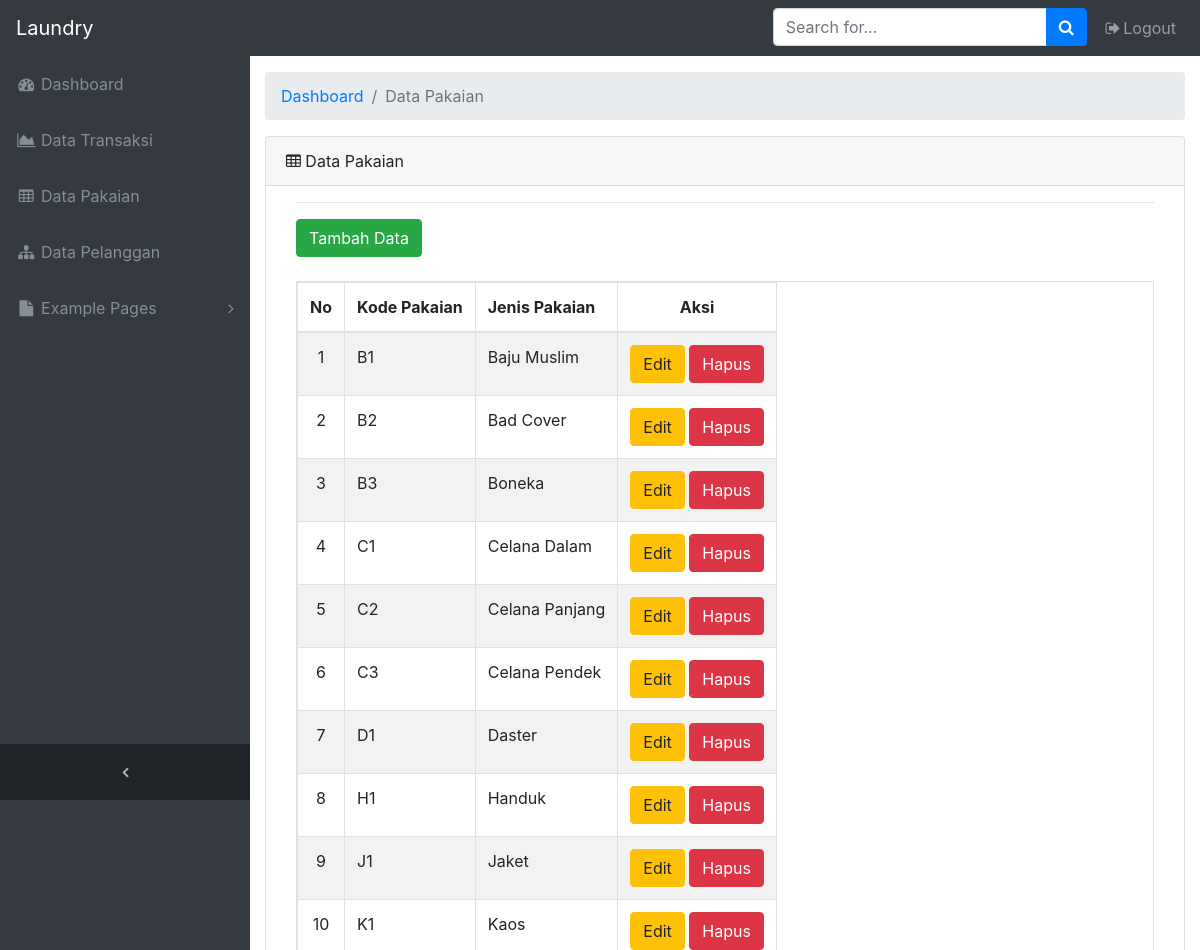
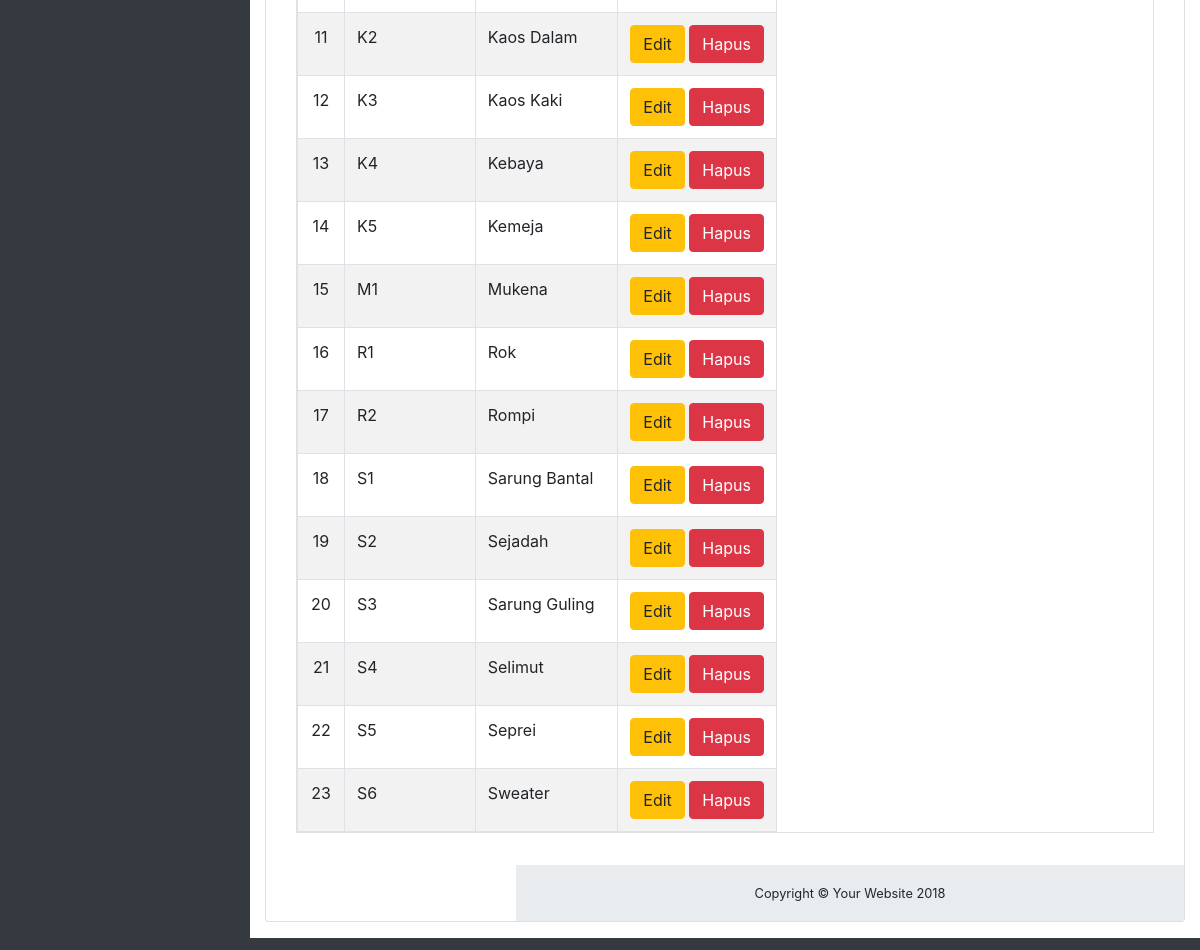
The page /Admin/data_pakaian.php on the database its author committed (2 pictures, top to bottom).
### tables this page shows
CREATE TABLE `pakaian` (
  `Id_Pakaian` char(2) NOT NULL,
  `Jenis_Pakaian` varchar(15) NOT NULL,
  `harga` int DEFAULT '0'
);

### Admin/data_pakaian.php (the view, shortened to what this page needs)
<!DOCTYPE html>
<html lang="en">
<head>
  <link href="vendor/bootstrap/css/bootstrap.min.css" rel="stylesheet">
  <link href="vendor/font-awesome/css/font-awesome.min.css" rel="stylesheet" type="text/css">
  <link href="vendor/datatables/dataTables.bootstrap4.css" rel="stylesheet">
  <link href="css/sb-admin.css" rel="stylesheet">
</head>
<body class="fixed-nav sticky-footer bg-dark" id="page-top">
  <nav class="navbar navbar-expand-lg navbar-dark bg-dark fixed-top" id="mainNav">
    <a class="navbar-brand" href="index.html">Laundry</a>
    <div class="collapse navbar-collapse" id="navbarResponsive">
      <ul class="navbar-nav navbar-sidenav" id="exampleAccordion">
        <li class="nav-item" data-toggle="tooltip" data-placement="right" title="Dashboard">
          <a class="nav-link" href="index.html">
            <i class="fa fa-fw fa-dashboard"></i>
            <span class="nav-link-text">Dashboard</span>
          </a>
        </li>
        <li class="nav-item" data-toggle="tooltip" data-placement="right" title="Charts">
          <a class="nav-link" href="data_transaksi.php">
            <i class="fa fa-fw fa-area-chart"></i>
            <span class="nav-link-text">Data Transaksi</span>
          </a>
        </li>
        <li class="nav-item" data-toggle="tooltip" data-placement="right" title="Tables">
          <a class="nav-link" href="data_pakaian.php">
            <i class="fa fa-fw fa-table"></i>
            <span class="nav-link-text">Data Pakaian</span>
          </a>
        </li>
        <li class="nav-item" data-toggle="tooltip" data-placement="right" title="Tables">
          <a class="nav-link" href="data_pelanggan.php">
            <i class="fa fa-fw fa-sitemap"></i>
            <span class="nav-link-text">Data Pelanggan</span>
          </a>
        </li>
        <li class="nav-item" data-toggle="tooltip" data-placement="right" title="Example Pages">
          <a class="nav-link nav-link-collapse collapsed" data-toggle="collapse" href="#collapseExamplePages" data-parent="#exampleAccordion">
            <i class="fa fa-fw fa-file"></i>
            <span class="nav-link-text">Example Pages</span>
          </a>
        </li>
      </ul>
      <ul class="navbar-nav sidenav-toggler">
        <li class="nav-item">
          <a class="nav-link text-center" id="sidenavToggler">
            <i class="fa fa-fw fa-angle-left"></i>
          </a>
        </li>
      </ul>
      <ul class="navbar-nav ml-auto">
        <li class="nav-item">
          <form class="form-inline my-2 my-lg-0 mr-lg-2">
            <div class="input-group">
              <input class="form-control" type="text" placeholder="Search for...">
              <span class="input-group-append">
                <button class="btn btn-primary" type="button">
                  <i class="fa fa-search"></i>
                </button>
              </span>
            </div>
          </form>
        </li>
        <li class="nav-item">
          <a class="nav-link" data-toggle="modal" data-target="#exampleModal">
            <i class="fa fa-fw fa-sign-out"></i>Logout</a>
        </li>
      </ul>
    </div>
  </nav>
  <div class="content-wrapper">
    <div class="container-fluid">
      <ol class="breadcrumb">
        <li class="breadcrumb-item">
          <a href="#">Dashboard</a>
        </li>
        <li class="breadcrumb-item active">Data Pakaian</li>
      </ol>
      <div class="card mb-3">
        <div class="card-header">
          <i class="fa fa-table"></i> Data Pakaian</div>
        <div class="container">
          <div class="container">
  <hr>
  <div class="tombol" >
    <a href="tambahdatapakaian.php"><button type="button" class="btn btn-success btn-md " >Tambah Data </button></a>
  </div>
  <br>
  <table id="table" class="table table-striped table-bordered table-responsive" >
    <thead>
      <tr>
        <th style="text-align: center;">No</th>
        <th>Kode Pakaian</th>
        <th>Jenis Pakaian</th>
        <th style="text-align: center;" >Aksi</th>
      </tr>
    </thead>
    <tbody>
      <?php
        include "../include/koneksi.php";
        $i = 0 + 1;
        $sql = mysqli_query($conn, "SELECT * FROM pakaian ORDER BY Id_Pakaian");
        while ($hasil = mysqli_fetch_array($sql)) {
     ?>
  <tr>
      <td style="text-align: center;"><?php echo $i; ?></td>
      <td><?php echo $hasil['Id_Pakaian']; ?></td>
      <td><?php echo $hasil['Jenis_Pakaian']; ?></td>
      <td style="text-align: center;"><a href="editdatapakaian.php?edit=<?php echo $hasil['Id_Pakaian']; ?>" class="btn btn-warning">Edit</a>
      <a href="proses-hapus-pakaian.php?hapus=<?php echo $hasil['Id_Pakaian']; ?>" class="btn btn-danger">Hapus</a></td>
  </tr>
  <?php
      $i++;
      }
    ?>
  </tbody>
  </table>
<br>
<br>
<br>
</div>
      </div>
    <footer class="sticky-footer">
      <div class="container">
        <div class="text-center">
          <small>Copyright © Your Website 2018</small>
        </div>
      </div>
    </footer>
  </div>
</body>
</html>

### Admin/css/sb-admin.css (style rules this page uses)
html { position: relative; min-height: 100%; }
body { overflow-x: hidden; }
body.sticky-footer { margin-bottom: 56px; }
body.sticky-footer .content-wrapper { min-height: calc(100vh - 56px - 56px); }
body.fixed-nav { padding-top: 56px; }
.content-wrapper { min-height: calc(100vh - 56px); padding-top: 1rem; }
#mainNav .navbar-collapse { overflow: auto; max-height: 75vh; }
#mainNav .navbar-collapse .navbar-nav .nav-item .nav-link { cursor: pointer; }
#mainNav .navbar-collapse .navbar-sidenav .nav-link-collapse:after { float: right; content: '\f107'; font-family: 'FontAwesome'; }
#mainNav .navbar-collapse .navbar-sidenav .nav-link-collapse.collapsed:after { content: '\f105'; }
#mainNav .navbar-collapse .sidenav-toggler { display: none; }
@media (min-width: 992px) { #mainNav .navbar-brand { width: 250px; } }
@media (min-width: 992px) { #mainNav .navbar-collapse { overflow: visible; max-height: none; } }
@media (min-width: 992px) { #mainNav .navbar-collapse .navbar-sidenav { position: absolute; top: 0; left: 0; -webkit-flex-direction: column; -ms-flex-direction: column; flex-direction: column; margin-top: 56px; } }
@media (min-width: 992px) { #mainNav .navbar-collapse .navbar-sidenav > .nav-item { width: 250px; padding: 0; } }
@media (min-width: 992px) { #mainNav .navbar-collapse .navbar-sidenav > .nav-item > .nav-link { padding: 1em; } }
#mainNav.fixed-top .sidenav-toggler { display: none; }
@media (min-width: 992px) { #mainNav.fixed-top .navbar-sidenav { height: calc(100vh - 112px); } }
@media (min-width: 992px) { #mainNav.fixed-top .sidenav-toggler { position: absolute; top: 0; left: 0; display: flex; -webkit-flex-direction: column; -ms-flex-direction: column; flex-direction: column; margin-top: calc(100vh - 56px); } }
@media (min-width: 992px) { #mainNav.fixed-top .sidenav-toggler > .nav-item { width: 250px; padding: 0; } }
@media (min-width: 992px) { #mainNav.fixed-top .sidenav-toggler > .nav-item > .nav-link { padding: 1em; } }
#mainNav.fixed-top.navbar-dark .sidenav-toggler { background-color: #212529; }
#mainNav.fixed-top.navbar-dark .sidenav-toggler a i { color: #adb5bd; }
.content-wrapper { overflow-x: hidden; background: white; }
@media (min-width: 992px) { .content-wrapper { margin-left: 250px; } }
#sidenavToggler i { font-weight: 800; }
#mainNav.navbar-dark .navbar-collapse .navbar-sidenav .nav-link-collapse:after { color: #868e96; }
#mainNav.navbar-dark .navbar-collapse .navbar-sidenav > .nav-item > .nav-link { color: #868e96; }
@media (min-width: 992px) { #mainNav.navbar-dark .navbar-collapse .navbar-sidenav { background: #343a40; } }
footer.sticky-footer { position: absolute; right: 0; bottom: 0; width: 100%; height: 56px; background-color: #e9ecef; line-height: 55px; }
@media (min-width: 992px) { footer.sticky-footer { width: calc(100% - 250px); } }

### rows shown on the page
pakaian: Id_Pakaian "B1", Jenis_Pakaian "Baju Muslim"
pakaian: Id_Pakaian "B2", Jenis_Pakaian "Bad Cover"
pakaian: Id_Pakaian "B3", Jenis_Pakaian "Boneka"
pakaian: Id_Pakaian "C1", Jenis_Pakaian "Celana Dalam"
pakaian: Id_Pakaian "C2", Jenis_Pakaian "Celana Panjang"
pakaian: Id_Pakaian "C3", Jenis_Pakaian "Celana Pendek"
pakaian: Id_Pakaian "D1", Jenis_Pakaian "Daster"
pakaian: Id_Pakaian "H1", Jenis_Pakaian "Handuk"
pakaian: Id_Pakaian "J1", Jenis_Pakaian "Jaket"
pakaian: Id_Pakaian "K1", Jenis_Pakaian "Kaos"
pakaian: Id_Pakaian "K2", Jenis_Pakaian "Kaos Dalam"
pakaian: Id_Pakaian "K3", Jenis_Pakaian "Kaos Kaki"
pakaian: Id_Pakaian "K4", Jenis_Pakaian "Kebaya"
pakaian: Id_Pakaian "K5", Jenis_Pakaian "Kemeja"
pakaian: Id_Pakaian "M1", Jenis_Pakaian "Mukena"
pakaian: Id_Pakaian "R1", Jenis_Pakaian "Rok"
pakaian: Id_Pakaian "R2", Jenis_Pakaian "Rompi"
pakaian: Id_Pakaian "S1", Jenis_Pakaian "Sarung Bantal"
pakaian: Id_Pakaian "S2", Jenis_Pakaian "Sejadah"
pakaian: Id_Pakaian "S3", Jenis_Pakaian "Sarung Guling"
pakaian: Id_Pakaian "S4", Jenis_Pakaian "Selimut"
pakaian: Id_Pakaian "S5", Jenis_Pakaian "Seprei"
pakaian: Id_Pakaian "S6", Jenis_Pakaian "Sweater"
